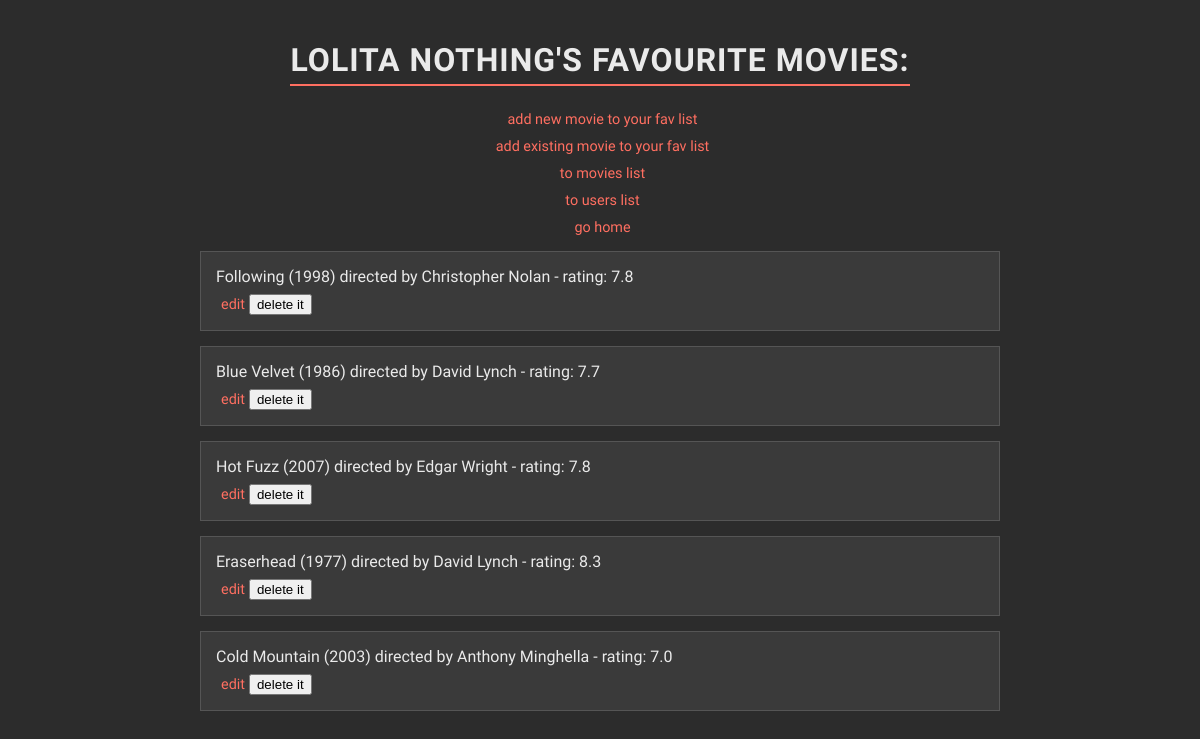
Before: /users/1 with the older database file.
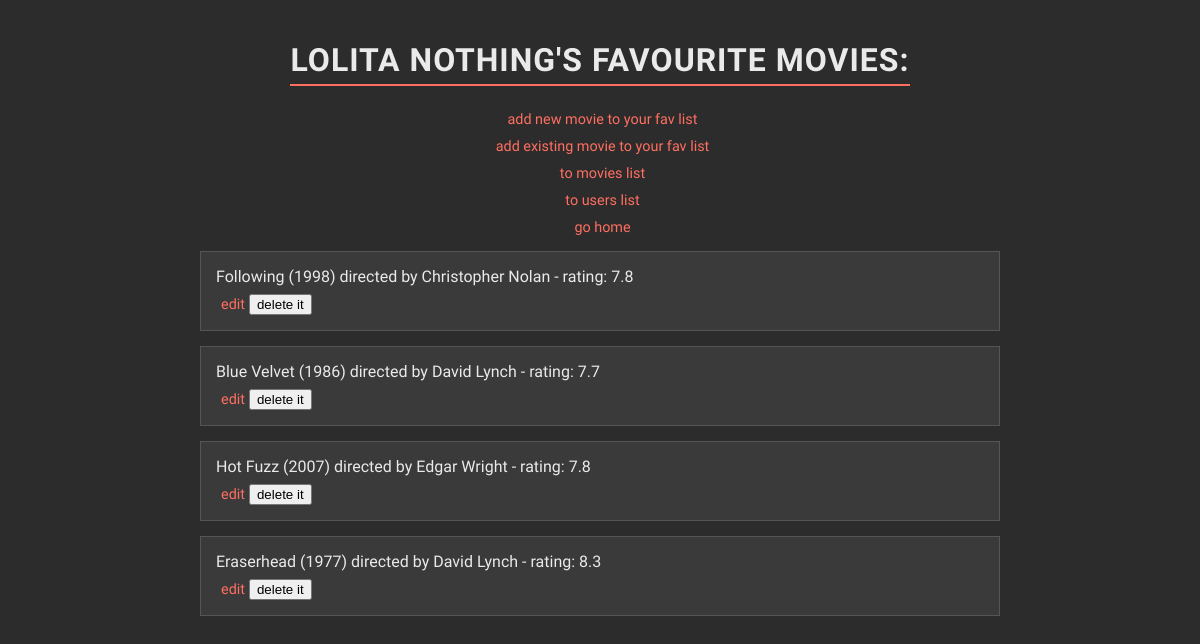
After: the same page with the newer database file.
### data_models.py (models this page shows, shortened)
class Movie(db.Model):
    __tablename__ = 'movies'
    movie_id = db.Column(db.Integer, primary_key=True, autoincrement=True)
    title = db.Column(db.String(250), nullable=False)
    director = db.Column(db.String(200), nullable=False)
    release_year = db.Column(db.Integer, nullable=False)
    movie_rating = db.Column(db.Float, nullable=False)
    users = relationship('User', secondary=user_movies, back_populates='movies')

### app.py (the view)
@app.route('/users/<int:user_id>', methods=['GET'])
def user_movies(user_id):
    user = data_manager.get_user_by_id(user_id)
    movies = data_manager.get_user_movies(user_id)
    if not user:
        flash(f'User with ID {user_id} is not found. 🍭', 'error')
        return redirect('/users')
    return render_template('user_movies.html', user=user, movies=movies)

### datamanager/sqlite_data_manager.py (called while the page is built)
    def get_user_by_id(self, user_id):
        with self.app.app_context():
            return self.db.session.query(User).filter_by(user_id=user_id).first()

    def get_user_movies(self, user_id):
        with self.app.app_context():
            user = self.db.session.query(User).filter_by(user_id=user_id).first()
            if user is not None:
                movies = user.movies
            else:
                movies = []
            return movies

### templates/user_movies.html (shortened to what this page needs)
<!DOCTYPE html>
<html lang="en">
<head>
    <link rel="stylesheet" href="{{ url_for('static', filename='styles.css') }}">
</head>
<body>
    <h1>{{ user.user_name }}'s favourite movies:</h1>
    <div>
        <a href="{{ url_for('add_new_movie_to_user', user_id=user.user_id) }}">add new movie to your fav list</a><br>
        <a href="{{ url_for('add_existing_movie_to_user', user_id=user.user_id) }}">add existing movie to your fav list</a><br>
        <a href="{{ url_for('list_movies') }}">to movies list</a><br>
        <a href="{{ url_for('list_users') }}">to users list</a><br>
        <a href="{{ url_for('home') }}">go home</a>
    </div>
        {% if movies %}
            <ul class="list-movies">
            {% for movie in movies %}
                <li>
                    {{ movie.title }} ({{ movie.release_year }}) directed by {{ movie.director }} - rating: {{ movie.movie_rating }} <br>
                    <a href="{{ url_for('update_movie', movie_id=movie.movie_id) }}">edit</a>
                    <form id="delete-form-{{ user.user_id }}-{{ movie.movie_id }}"
                          action="{{ url_for('remove_movie_from_user', user_id=user.user_id, movie_id=movie.movie_id) }}"
                          method="POST" style="display: inline;">
                        <button type="button" onclick="confirmDeletion({{ user.user_id }}, {{ movie.movie_id }})">delete it</button>
                    </form>
                </li>
            {% endfor %}
            </ul>
            {% else %}
                <p>no favourite movies found for this user</p>
        {% endif %}
</body>
</html>

Changed rows visible on the page:
no longer on this page (row edited): Movie: title "Cold Mountain", release_year "2003", director "Anthony Minghella", movie_rating "7.0"
